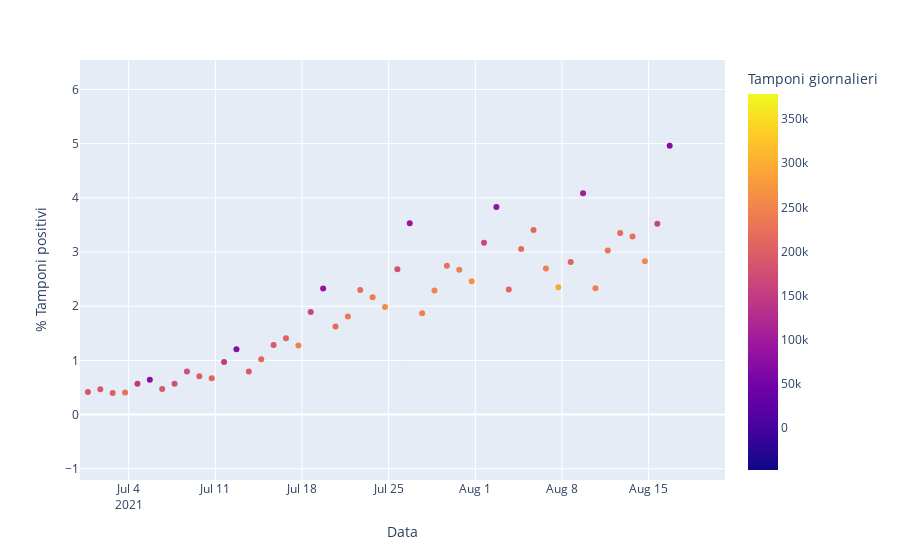

The notebook cell saved with this chart:
### Code cell
fig=px.scatter(data_frame=temp_df,
              x='Data',
              y='% Tamponi positivi',
              color='Tamponi giornalieri')
fig.show()

### Figure 1 — Plotly figure (JSON) as saved in the notebook; plotly's stock layout.template omitted (floating-point values rounded to 4 significant figures; data arrays with more than 128 entries replaced by an {"elided": "..."} marker saying what was removed)
{"data": [{"hovertemplate": "Data=%{x}<br>% Tamponi positivi=%{y}<br>Tamponi giornalieri=%{marker.color}<extra></extra>", "legendgroup": "", "marker": {"color": {"elided": "540 int values"}, "coloraxis": "coloraxis", "symbol": "circle"}, "mode": "markers", "name": "", "orientation": "v", "showlegend": false, "type": "scatter", "x": {"elided": "540 str values"}, "xaxis": "x", "y": {"elided": "540 float values"}, "yaxis": "y"}], "layout": {"autosize": true, "coloraxis": {"colorbar": {"title": {"text": "Tamponi giornalieri"}}, "colorscale": [[0, "#0d0887"], [0.1111, "#46039f"], [0.2222, "#7201a8"], [0.3333, "#9c179e"], [0.4444, "#bd3786"], [0.5556, "#d8576b"], [0.6667, "#ed7953"], [0.7778, "#fb9f3a"], [0.8889, "#fdca26"], [1, "#f0f921"]]}, "legend": {"tracegroupgap": 0}, "margin": {"t": 60}, "xaxis": {"anchor": "y", "autorange": false, "domain": [0, 1], "range": ["2021-06-30 01:37:49.6987", "2021-08-21 04:14:23.2135"], "title": {"text": "Data"}, "type": "date"}, "yaxis": {"anchor": "x", "autorange": false, "domain": [0, 1], "range": [-1.206, 6.544], "title": {"text": "% Tamponi positivi"}, "type": "linear"}}}
